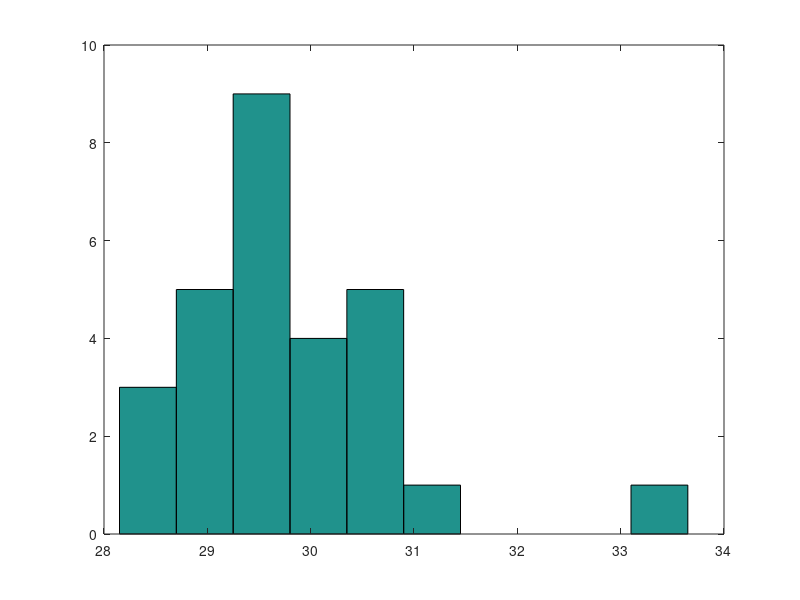

This figure's MATLAB source:
function result = prob17_2()
    data = [29.65, 28.55, 28.65, 30.15, 29.35, 29.75, 29.25,...
            30.65, 28.15, 29.85, 29.05, 30.25, 30.85, 28.75,...
            29.65, 30.45, 29.15, 30.45, 33.65, 29.35, 29.75,...
            31.25, 29.45, 30.15, 29.65, 30.55, 29.65, 29.25];
        
     % (alfa/2, n-1) = 0.05,27
     table_val = 1.7033;
     mean_val = mean(data);
     stddev_val = std(data);
     variance_val = var(data);
     coeff_var_val = std(data)/mean(data)*100;
     lower_bound = mean_val - (stddev_val/sqrt(numel(data))) * table_val;
     upper_bound = mean_val + (stddev_val/sqrt(numel(data))) * table_val;
        
     fprintf('mean: %.5f\n', mean_val);
     fprintf('standard deviation: %.5f\n', stddev_val);
     fprintf('variance: %.5f\n', variance_val);
     fprintf('coefficient variation: %.5f%%\n', coeff_var_val);
     fprintf('lower bound for 90%% confidence: %.5f\nupper bound for 90%% confidence: %.5f\n', lower_bound, upper_bound);
     
     % constructing histogram for datas given
     hist(data)
     
     % for the g section of the problem
     % (alfa/2, n-1) = 0.16,27
     new_table_val = 0.473;
     new_lower_bound = mean_val - (stddev_val/sqrt(numel(data))) * new_table_val;
     new_upper_bound = mean_val + (stddev_val/sqrt(numel(data))) * new_table_val;
     fprintf('\nlower bound for g section: %.5f\nupper bound for g section: %.5f\n', new_lower_bound, new_upper_bound);
     
     % with the new boundaries found for g section, only two of the data
     % given can fit into boundaries, which is not a valid estimation.
end